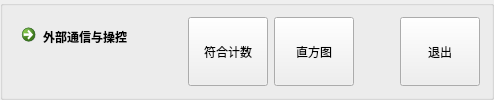
    <widget class="QGroupBox" name="groupBox_2">
     <property name="title">
      <string/>
     </property>
     <layout class="QHBoxLayout" name="horizontalLayout_6">
      <item>
       <widget class="QCommandLinkButton" name="buttonExternalApplications">
        <property name="text">
         <string>外部通信与操控</string>
        </property>
       </widget>
      </item>
      <item>
       <widget class="QPushButton" name="buttonCoincidence">
        <property name="sizePolicy">
         <sizepolicy hsizetype="Expanding" vsizetype="Preferred">
          <horstretch>0</horstretch>
          <verstretch>30</verstretch>
         </sizepolicy>
        </property>
        <property name="text">
         <string>符合计数</string>
        </property>
       </widget>
      </item>
      <item>
       <widget class="QPushButton" name="buttonHistogram">
        <property name="sizePolicy">
         <sizepolicy hsizetype="Expanding" vsizetype="Preferred">
          <horstretch>0</horstretch>
          <verstretch>30</verstretch>
         </sizepolicy>
        </property>
        <property name="text">
         <string>直方图</string>
        </property>
       </widget>
      </item>
      <item>
       <spacer name="horizontalSpacer_3">
        <property name="orientation">
         <enum>Qt::Horizontal</enum>
        </property>
        <property name="sizeType">
         <enum>QSizePolicy::Preferred</enum>
        </property>
        <property name="sizeHint" stdset="0">
         <size>
          <width>40</width>
          <height>50</height>
         </size>
        </property>
       </spacer>
      </item>
      <item>
       <widget class="QPushButton" name="buttonExit">
        <property name="sizePolicy">
         <sizepolicy hsizetype="Expanding" vsizetype="Preferred">
          <horstretch>0</horstretch>
          <verstretch>0</verstretch>
         </sizepolicy>
        </property>
        <property name="text">
         <string>退出</string>
        </property>
       </widget>
      </item>
     </layout>
    </widget>
